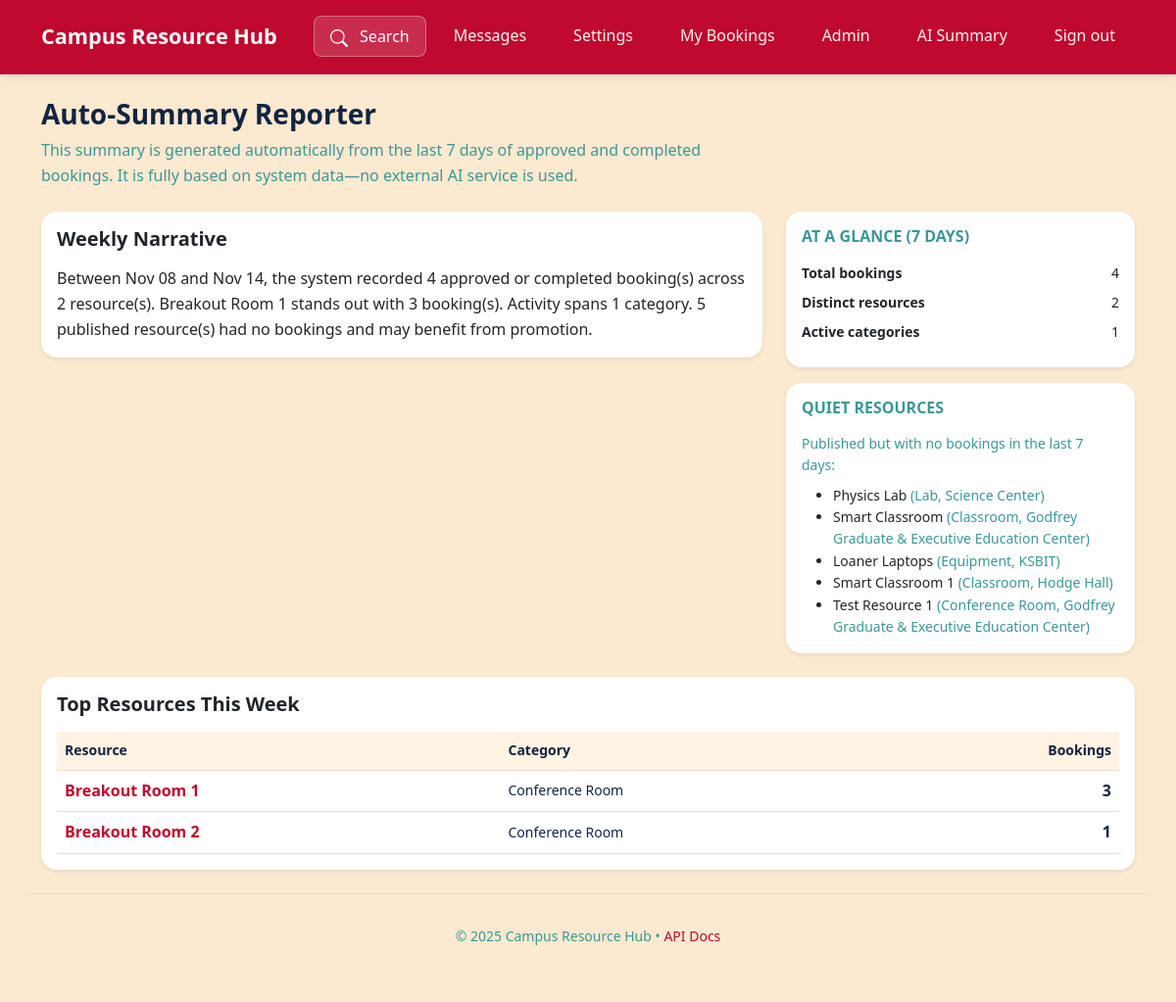
The page /reports/summary (signed in) on the database its author committed.
### src/app.py (models this page shows, shortened)
class Resource(db.Model):
    __tablename__='resources'
    resource_id = db.Column(db.Integer, primary_key=True)
    owner_id = db.Column(db.Integer, db.ForeignKey('users.user_id'))
    title = db.Column(db.String(120))
    description = db.Column(db.Text)
    category = db.Column(db.String(60))
    location = db.Column(db.String(120))
    capacity = db.Column(db.Integer, default=1)
    images = db.Column(db.Text)
    availability_rules = db.Column(db.Text)
    status = db.Column(db.String(20), default='draft')
    restriction = db.Column(db.String(20), default='open')
    created_at = db.Column(db.DateTime, default=datetime.datetime.utcnow)

### src/app.py (the view, shortened to what this page needs)
@reports_bp.route('/summary')
@login_required
def weekly_summary():
    if current_user.role not in ['admin', 'staff']:
        abort(403)
    today = datetime.date.today()
    start_day = today - datetime.timedelta(days=6)
    start_dt = datetime.datetime.combine(start_day, datetime.time.min)
    end_dt = datetime.datetime.combine(today, datetime.time.max)
    window_bookings = Booking.query.filter(
        Booking.start_datetime >= start_dt,
        Booking.start_datetime <= end_dt,
        Booking.status.in_(['approved', 'completed'])
    ).all()
    total_bookings = len(window_bookings)
    by_resource = {}
    categories = set()
    for b in window_bookings:
        r = b.resource
        if not r:
            continue
        key = r.resource_id
        categories.add(r.category or '')
        if key not in by_resource:
            by_resource[key] = {'id': r.resource_id, 'title': r.title, 'category': r.category, 'count': 0}
        by_resource[key]['count'] += 1
    distinct_resources = len(by_resource)
    active_categories = len([c for c in categories if c])
    top_resources = sorted(by_resource.values(), key=lambda x: x['count'], reverse=True)[:5]
    all_published = Resource.query.filter_by(status='published').all()
    busy_ids = set(by_resource.keys())
    quiet_resources = [r for r in all_published if r.resource_id not in busy_ids]
    stats = dict(
        total_bookings=total_bookings,
        distinct_resources=distinct_resources,
        active_categories=active_categories,
    )
    narrative = None
    gemini_key = os.environ.get('AIzaSyC1k0gcYEN-vGVhRiRpTErqXXwLQeFf3-I')
    if narrative is None:
        if total_bookings == 0:
            narrative = (
                "In the last 7 days there were no approved or completed bookings. "
                "This is a good opportunity to promote key resources or simplify the booking process."
            )
        else:
            if top_resources:
                leader = top_resources[0]
                leader_line = f"{leader['title']} stands out with {leader['count']} booking(s)."
            else:
                leader_line = ""
            cat_line = ""
            if active_categories > 0:
                cat_line = f" Activity spans {active_categories} categor{'y' if active_categories == 1 else 'ies'}."
            quiet_line = ""
            if quiet_resources:
                quiet_line = f" {len(quiet_resources)} published resource(s) had no bookings and may benefit from promotion."
            narrative = (
                f"Between {start_day.strftime('%b %d')} and {today.strftime('%b %d')}, "
                f"the system recorded {total_bookings} approved or completed booking(s) "
                f"across {distinct_resources} resource(s). "
                f"{leader_line}{cat_line}{quiet_line}"
            ).strip()
    return render_template(
        'reports_summary.html',
        narrative=narrative,
        stats=stats,
        top_resources=top_resources,
        quiet_resources=quiet_resources,
    )

### src/app.py (called while the page is built)
@app.context_processor
def inject_csrf_token():
    def get_csrf_token():
        return generate_csrf()
    return dict(csrf_token=get_csrf_token)

@app.context_processor
def inject_template_flags():
    return dict(include_scripts=not app.config.get('TESTING', False))

@app.after_request
def set_security_headers(resp):
    csp = " ".join([
        "default-src 'self'",
        "script-src 'self' https://cdn.jsdelivr.net",
        "style-src 'self' 'unsafe-inline' https://cdn.jsdelivr.net",
        "img-src 'self' data: https:",
        "connect-src 'self' https://cdn.jsdelivr.net",
        "object-src 'none'",
        "frame-ancestors 'self'",
        "base-uri 'self'",
        "form-action 'self'",
    ])
    resp.headers.setdefault('Content-Security-Policy', csp)
    resp.headers.setdefault('X-Content-Type-Options', 'nosniff')
    resp.headers.setdefault('Referrer-Policy', 'strict-origin-when-cross-origin')
    return resp

@login_manager.user_loader
def load_user(user_id):
    return User.query.get(int(user_id))

### src/templates/reports_summary.html (shortened to what this page needs)
{% extends "_base.html" %}
{% block content %}
<div class="row mb-4">
  <div class="col-md-8">
    <h1 class="h3 fw-bold mb-2">Auto‑Summary Reporter</h1>
    <p class="text-muted mb-0">
      This summary is generated automatically from the last 7 days of approved and completed bookings.
      It is fully based on system data&mdash;no external AI service is used.
    </p>
  </div>
</div>
<div class="row gy-4">
  <div class="col-md-8">
    <div class="card border-0 shadow-sm">
      <div class="card-body">
        <h2 class="h5 fw-semibold mb-3">Weekly Narrative</h2>
        <p class="mb-0">{{ narrative }}</p>
      </div>
    </div>
  </div>
  <div class="col-md-4">
    <div class="card border-0 shadow-sm mb-3">
      <div class="card-body">
        <h2 class="h6 fw-semibold text-uppercase text-muted mb-3">At a Glance (7 days)</h2>
        <dl class="row mb-0 small">
          <dt class="col-7">Total bookings</dt>
          <dd class="col-5 text-end">{{ stats.total_bookings }}</dd>
          <dt class="col-7">Distinct resources</dt>
          <dd class="col-5 text-end">{{ stats.distinct_resources }}</dd>
          <dt class="col-7">Active categories</dt>
          <dd class="col-5 text-end">{{ stats.active_categories }}</dd>
        </dl>
      </div>
    </div>
    {% if quiet_resources %}
    <div class="card border-0 shadow-sm">
      <div class="card-body">
        <h2 class="h6 fw-semibold text-uppercase text-muted mb-3">Quiet Resources</h2>
        <p class="small text-muted mb-2">Published but with no bookings in the last 7 days:</p>
        <ul class="small mb-0">
          {% for r in quiet_resources[:5] %}
          <li>{{ r.title }} <span class="text-muted">({{ r.category or 'Uncategorized' }}, {{ r.location or 'Location unknown' }})</span></li>
          {% endfor %}
        </ul>
      </div>
    </div>
    {% endif %}
  </div>
</div>
{% if top_resources %}
<div class="row mt-4">
  <div class="col-12">
    <div class="card border-0 shadow-sm">
      <div class="card-body">
        <h2 class="h5 fw-semibold mb-3">Top Resources This Week</h2>
        <div class="table-responsive">
          <table class="table align-middle mb-0">
            <thead>
              <tr class="small text-muted">
                <th scope="col">Resource</th>
                <th scope="col">Category</th>
                <th scope="col" class="text-end">Bookings</th>
              </tr>
            </thead>
            <tbody>
              {% for r in top_resources %}
              <tr>
                <td>
                  <a href="{{ url_for('resources.detail', resource_id=r.id) }}" class="fw-semibold text-decoration-none">
                    {{ r.title }}
                  </a>
                </td>
                <td class="small text-muted">{{ r.category or 'Uncategorized' }}</td>
                <td class="text-end fw-semibold">{{ r.count }}</td>
              </tr>
              {% endfor %}
            </tbody>
          </table>
        </div>
      </div>
    </div>
  </div>
</div>
{% endif %}
{% endblock %}

### src/static/css/theme.css (style rules this page uses)
:root { --brand:#BF092F; --brand-hover:#3B9797; --brand-light:#3B9797; --ink:#132440; --ink-secondary:#16476A; --muted:#3B9797; --bg:#FBE9D0; --bg-secondary:#FFF3E4; --card:#ffffff; --border:#efdcc7; --border-light:#f7ebde; --button:#16476A; --button-hover:#132440; --shadow:rgba(0,0,0,0.08); --shadow-md:rgba(0,0,0,0.12); --shadow-lg:rgba(0,0,0,0.16); --success:#28a745; --warning:#ffc107; --danger:#BF092F; --info:#3B9797; }
* { outline-color:#0ea5e9; box-sizing:border-box; }
html,body { background:var(--bg); color:var(--ink); min-height:100vh; font-size:16px; line-height:1.6; transition:background-color 0.3s ease, color 0.3s ease; }
.card { border:1px solid var(--border); border-radius:16px; background:var(--card); box-shadow:0 2px 4px var(--shadow); transition:all 0.2s ease; overflow:hidden; }
a { color:#ffffff; }
html:not(.dark) a { color: var(--brand); }
.table { color:var(--ink) !important; background:var(--card); }
.table thead th { border-color:var(--border); color:var(--ink) !important; font-weight:600; background:var(--bg-secondary); }
.table tbody td { border-color:var(--border); color:var(--ink) !important; background:var(--card); }
.table tbody td a { color:var(--brand) !important; text-decoration:none; }
.text-muted { color:var(--muted) !important; }
a { color:var(--brand); text-decoration:none; transition:color 0.2s ease; }

### rows shown on the page
Resource: title "Physics Lab", category "Lab", location "Science Center"
Resource: title "Smart Classroom", category "Classroom", location "Godfrey Graduate & Executive Education Center"
Resource: title "Loaner Laptops", category "Equipment", location "KSBIT"
Resource: title "Smart Classroom 1", category "Classroom", location "Hodge Hall"
Resource: title "Test Resource 1", category "Conference Room", location "Godfrey Graduate & Executive Education Center"
Resource: title "Breakout Room 1", category "Conference Room", count "3"
Resource: title "Breakout Room 2", category "Conference Room", count "1"

### other values the page prints
{{ stats.total_bookings }} "4"
{{ stats.distinct_resources }} "2"
{{ stats.active_categories }} "1"
